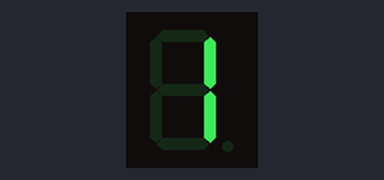
This program was run on a simulated ESP32 board running CircuitPython. Shown: 1-digit seven-segment display. The segment pins are drawn as the display they are named for.

Above: at 0.1 s.
At 2.1 s:
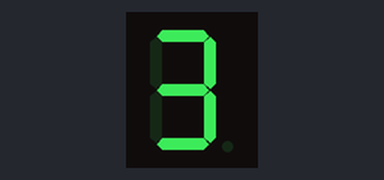
At 3.1 s:
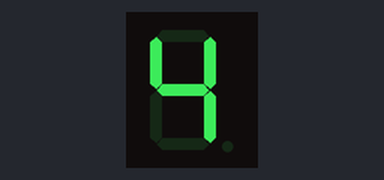
At 5.1 s:
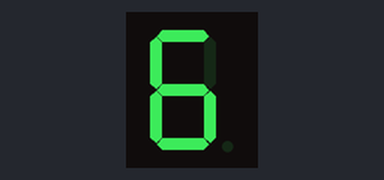
At 6.1 s:
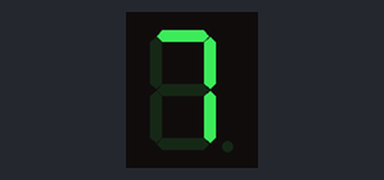
At 9.1 s:
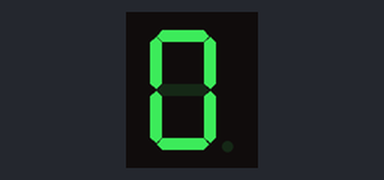

Measured:
- by itself, everything shown: repeats every 10.0 s, in 10 steps
- what the display in image 0 shows lasts 1.0 s, from 0.1 s to 1.1 s

The program:

7segments.py
```python
from mapeamento import *
from digitalio import DigitalInOut, Direction
from time import sleep

representacaoNumeros = [
    [1, 1, 1, 1, 1, 1, 0],
    [0, 1, 1, 0, 0, 0, 0],
    [1, 1, 0, 1, 1, 0, 1],
    [1, 1, 1, 1, 0, 0, 1],
    [0, 1, 1, 0, 0, 1, 1],
    [1, 0, 1, 1, 0, 1, 1],
    [1, 0, 1, 1, 1, 1, 1],
    [1, 1, 1, 0, 0, 0, 0],
    [1, 1, 1, 1, 1, 1, 1],
    [1, 1, 1, 1, 0, 1, 1]
]

pinos = [D_0, D_1, D_2, D_3, D_4, D_5, D_6]
saidas = [DigitalInOut(x) for x in pinos]

for saida in saidas:
    saida.direction = Direction.OUTPUT

def ligaDisplay(numero):
    representacao = representacaoNumeros[numero]
    for i, saida in enumerate(saidas):
        saida.value = representacao[i]

numero = 0
while True:
    numero = (numero + 1) % 10
    ligaDisplay(numero)
    sleep(1)
```

mapeamento.py
```python
import board

C_0 = board.IO8
C_1 = board.IO9
A_0 = board.IO1
A_1 = board.IO2
A_2 = board.IO3
A_3 = board.IO4
A_4 = board.IO5
A_5 = board.IO6
A_6 = board.IO7
A_7 = board.IO10
A_8 = board.IO14
A_9 = board.IO15
A_A = board.IO11
A_B = board.IO12
A_C = board.IO13
B_0 = board.IO1
B_1 = board.IO2
B_2 = board.IO3
B_3 = board.IO4
B_5 = board.IO6
B_6 = board.IO7
B_7 = board.IO10
B_8 = board.IO14
B_A = board.IO11
B_B = board.IO12
D_0 = board.IO44
D_1 = board.IO43
D_2 = board.IO42
D_3 = board.IO41
D_4 = board.IO40
D_5 = board.IO39
D_6 = board.IO38
D_7 = board.IO37
D_8 = board.IO36
D_9 = board.IO35
D_A = board.IO33
D_B = board.IO26
D_C = board.IO21
D_D = board.IO18
E_2 = board.IO42
E_3 = board.IO41
E_4 = board.IO40
E_5 = board.IO39
E_6 = board.IO38
E_9 = board.IO35
```
